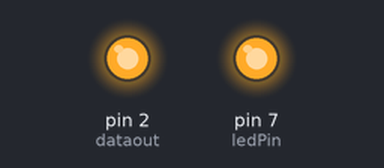
Bench run of a sketch on a simulated Arduino Uno, built with avr-gcc and run on an emulated ATmega328P. Shown: output pins drawn as LEDs (lit = HIGH).

Above: at 0.1 s.
Timing chart, 0 to 1.6 s (numbered marks = the images above):
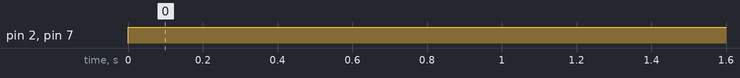

Measured:
- by itself, pin 2 (dataout), pin 7 (ledPin): LOW → HIGH at 0.00 s

The sketch:

SIPO_2_nd_ir_3_4_17.ino
```cpp
#define dataout 2
#define ledPin 7


 void setup()
 {
   pinMode(dataout, OUTPUT);
   pinMode(ledPin, OUTPUT);

 }

 void loop()
 {

     digitalWrite(dataout, HIGH);
     digitalWrite(ledPin, HIGH);
//     digitalWrite(b,HIGH);

 }
```
